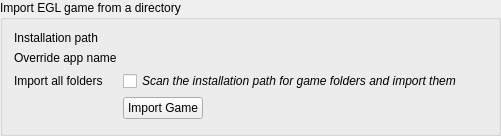
<?xml version="1.0" encoding="UTF-8"?>
<ui version="4.0">
 <class>ImportGroup</class>
 <widget class="QGroupBox" name="ImportGroup">
  <property name="geometry">
   <rect>
    <x>0</x>
    <y>0</y>
    <width>501</width>
    <height>136</height>
   </rect>
  </property>
  <property name="windowTitle">
   <string notr="true">ImportGroup</string>
  </property>
  <property name="windowFilePath">
   <string notr="true"/>
  </property>
  <property name="title">
   <string>Import EGL game from a directory</string>
  </property>
  <layout class="QFormLayout" name="formLayout">
   <item row="0" column="0">
    <widget class="QLabel" name="path_edit_label">
     <property name="text">
      <string>Installation path</string>
     </property>
    </widget>
   </item>
   <item row="0" column="1">
    <layout class="QHBoxLayout" name="path_edit_layout"/>
   </item>
   <item row="1" column="0">
    <widget class="QLabel" name="app_name_label">
     <property name="text">
      <string>Override app name</string>
     </property>
    </widget>
   </item>
   <item row="1" column="1">
    <layout class="QHBoxLayout" name="app_name_layout"/>
   </item>
   <item row="2" column="0">
    <widget class="QLabel" name="import_folder_label">
     <property name="text">
      <string>Import all folders</string>
     </property>
    </widget>
   </item>
   <item row="2" column="1">
    <widget class="QCheckBox" name="import_folder_check">
     <property name="font">
      <font>
       <italic>true</italic>
      </font>
     </property>
     <property name="text">
      <string>Scan the installation path for game folders and import them</string>
     </property>
    </widget>
   </item>
   <item row="3" column="1">
    <layout class="QHBoxLayout" name="button_info_layout">
     <item>
      <widget class="QPushButton" name="import_button">
       <property name="sizePolicy">
        <sizepolicy hsizetype="Maximum" vsizetype="Fixed">
         <horstretch>0</horstretch>
         <verstretch>0</verstretch>
        </sizepolicy>
       </property>
       <property name="text">
        <string>Import Game</string>
       </property>
      </widget>
     </item>
     <item>
      <widget class="QLabel" name="info_label">
       <property name="text">
        <string notr="true"/>
       </property>
      </widget>
     </item>
    </layout>
   </item>
  </layout>
 </widget>
 <resources/>
 <connections/>
</ui>
